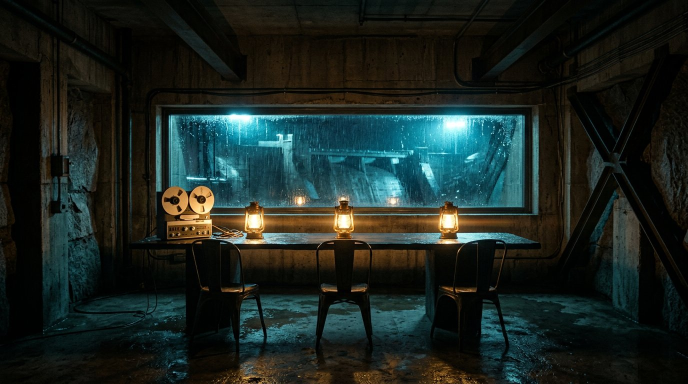
#> input picture research/ab-grade/stills/sources/plate_01_vault_lanterns.jpg, 1376 x 768 px (shown at 1/2 size); its folder holds only this picture in this run
$ python -i house_motion.py   (imports and definitions only)
#> lines starting #> are read from the running program, lines starting #| are printed output that depends on the picture
#> further down, picture is the input picture: shape (768, 1376, 3); mean B, G, R 32.8, 36.8, 26.5
#!/usr/bin/env python3
"""
House Look Optical Motion, 500T Halation Bloom & Parallax Storm Compositor (`look/house_motion.py`).

Memory-lean (< 240 MB RAM) streaming shot renderer for 1920x1080 @ 30 fps CFR:
  - Trilinear 33x33x33 .cube 3D LUT evaluation
  - Photochemical 500T red-amber halation bloom (dual-sigma emulsion back-scatter on bright practicals)
  - Sub-pixel continuous camera moves (BICUBIC Image.Transform.EXTENT -> zero integer-pixel judder, zero freezedetect)
  - Multi-plane parallax rain (far wash + near fast streaks + vertical oculus/window-masked rain) + drifting storm mist
  - Temporal film grain via ffmpeg `noise=alls=4:allf=t+u`
"""

import math
import subprocess
from typing import Callable, Optional
import numpy as np
from PIL import Image, ImageDraw, ImageFilter

W_DEFAULT = 1920
H_DEFAULT = 1080
FPS_DEFAULT = 30


# [39 lines left out: functions load_cube_lut, apply_lut_trilinear, not called in this run]


def apply_halation_bloom(
    img01: np.ndarray,
    threshold: float = 0.72,
    strength: float = 0.22,
    tint_rgb: tuple[float, float, float] = (1.00, 0.38, 0.08),
) -> np.ndarray:
    """
    Simulate 35mm tungsten negative halation (red-orange back-scatter off the film base around bright
    practical lamps and specular highlights). Runs once per plate before per-frame camera motion so RAM
    and CPU stay minimal.
    """
#> called with threshold = 0.72, strength = 0.22, tint_rgb = (1, 0.38, 0.08)
    luma = 0.2126 * img01[:, :, 0] + 0.7152 * img01[:, :, 1] + 0.0722 * img01[:, :, 2]
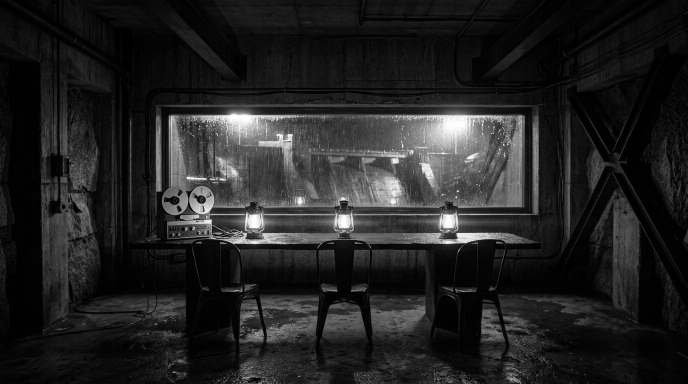
#> luma: shape (768, 1376) float64 (shown at 1/2 size); min 0, max 255, mean 35.2
    hi = np.clip((luma - threshold) / max(1.0 - threshold, 1e-4), 0.0, 1.0) ** 1.35
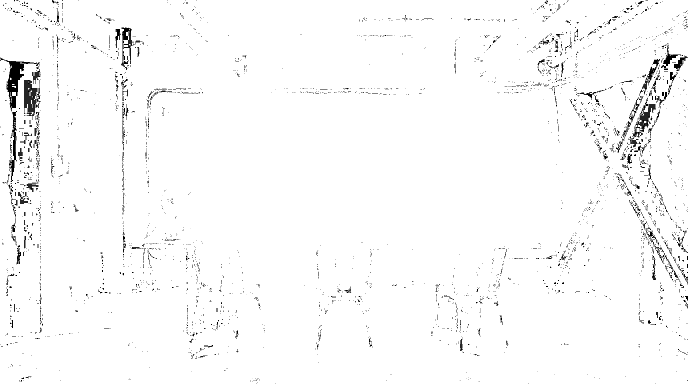
#> hi: shape (768, 1376) float64 (shown at 1/2 size); min 0, max 1, mean 0.977
    hi_u8 = Image.fromarray((hi * 255.0 + 0.5).astype(np.uint8))

    tight = np.array(hi_u8.filter(ImageFilter.GaussianBlur(radius=6.5)), dtype=np.float32) / 255.0
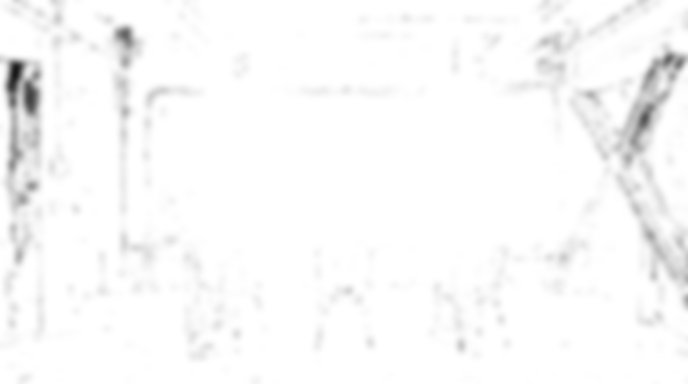
#> tight: shape (768, 1376) float32 (shown at 1/2 size); min 0.0902, max 1, mean 0.977
    wide = np.array(hi_u8.filter(ImageFilter.GaussianBlur(radius=24.0)), dtype=np.float32) / 255.0
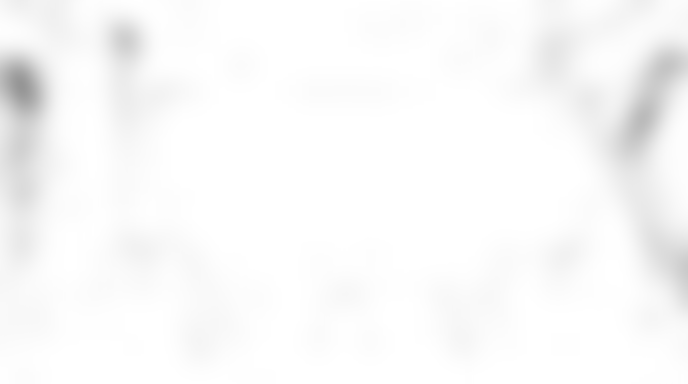
#> wide: shape (768, 1376) float32 (shown at 1/2 size); min 0.584, max 1, mean 0.977
    scatter = (0.62 * tight + 0.38 * wide) * np.float32(strength)

    tint = np.array(tint_rgb, dtype=np.float32)[None, None, :]
    bloom = np.clip(scatter[:, :, None] * tint, 0.0, 0.65)
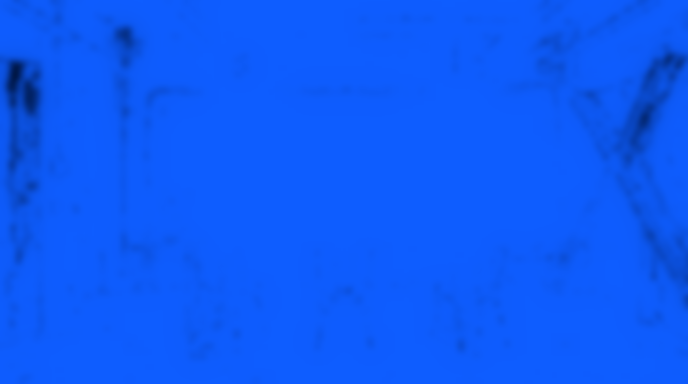
#> bloom: shape (768, 1376, 3) float32 (shown at 1/2 size); mean of channels 0, 1, 2 0.215, 0.0818, 0.0172; drawn with min black and max white
    # Screen blend preserves highlight roll-off without hard clipping
    return np.clip(1.0 - (1.0 - img01) * (1.0 - bloom), 0.0, 1.0).astype(np.float32)
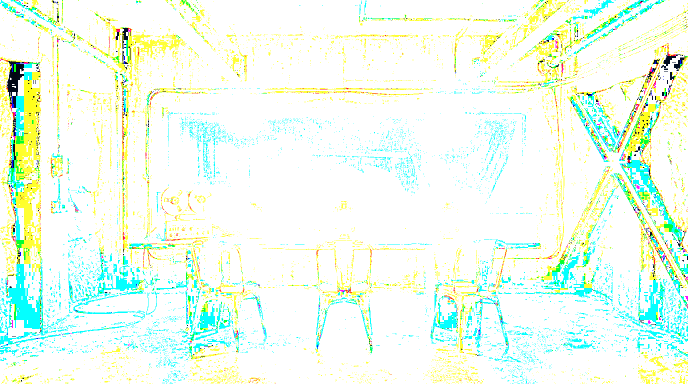
#> returned value: shape (768, 1376, 3) float32 (shown at 1/2 size); mean of channels 0, 1, 2 0.93, 0.989, 0.932; drawn as B, G, R


# [148 lines left out: functions build_rain_tile, build_mist_tile, render_moving_shot_clip, not called in this run]

>>> import cv2
>>> picture = cv2.imread('../research/ab-grade/stills/sources/plate_01_vault_lanterns.jpg')
>>> result = apply_halation_bloom(picture)

$ run again, on research/ab-grade/stills/sources/plate_02_ceiling_horn.jpg
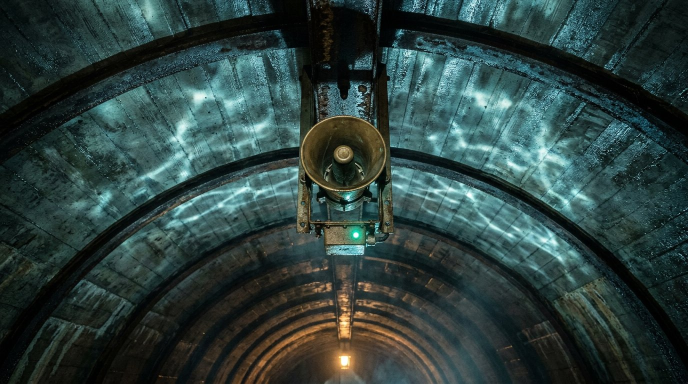
#> input picture research/ab-grade/stills/sources/plate_02_ceiling_horn.jpg, 1376 x 768 px (shown at 1/2 size)
#> picture is the input picture: shape (768, 1376, 3); mean B, G, R 61.9, 64.4, 45
#> in apply_halation_bloom, `bloom = np.clip(scatter[:, :, None] * tint, 0.0, 0.65)`:
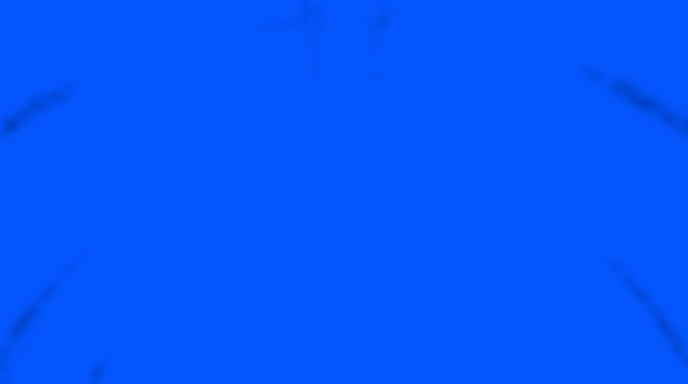
#> bloom: shape (768, 1376, 3) float32 (shown at 1/2 size); mean of channels 0, 1, 2 0.218, 0.0833, 0.0175; drawn with min black and max white
#> in apply_halation_bloom, `return np.clip(1.0 - (1.0 - img01) * (1.0 - bloom), 0.0, 1.0).astype(n..`:
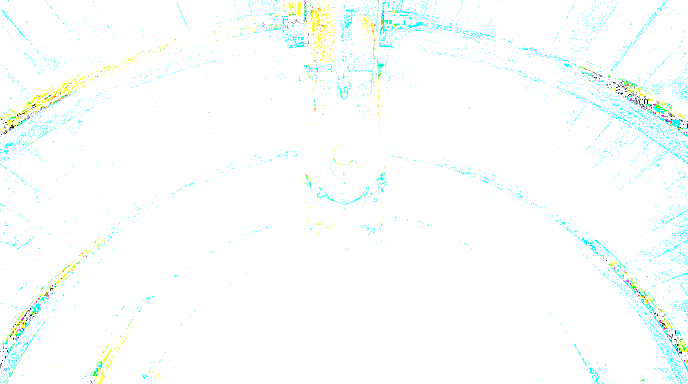
#> returned value: shape (768, 1376, 3) float32 (shown at 1/2 size); mean of channels 0, 1, 2 0.991, 0.998, 0.979; drawn as B, G, R

$ run again, on research/ab-grade/stills/sources/plate_03_cracked_sightglass.jpg
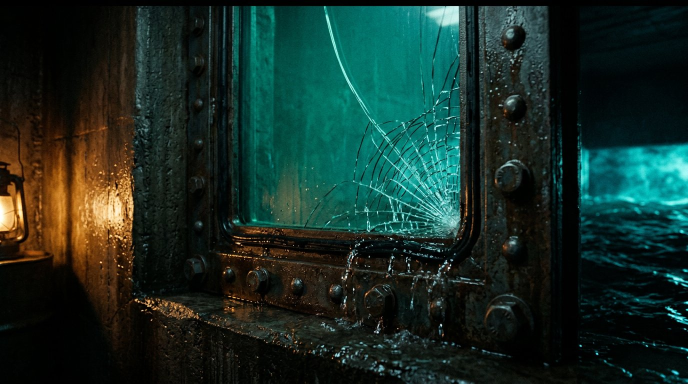
#> input picture research/ab-grade/stills/sources/plate_03_cracked_sightglass.jpg, 1376 x 768 px (shown at 1/2 size)
#> picture is the input picture: shape (768, 1376, 3); mean B, G, R 37.7, 45.2, 23.2
#> in apply_halation_bloom, `bloom = np.clip(scatter[:, :, None] * tint, 0.0, 0.65)`:
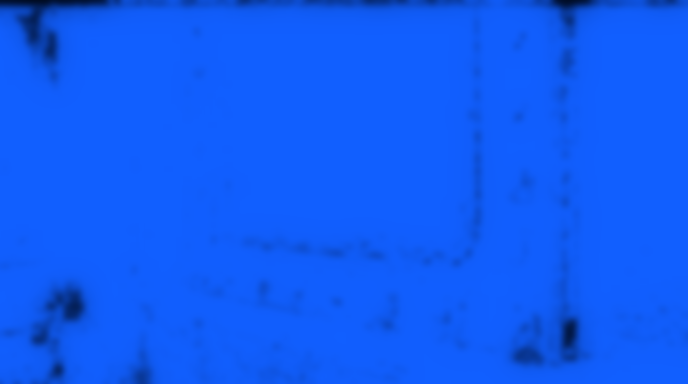
#> bloom: shape (768, 1376, 3) float32 (shown at 1/2 size); mean of channels 0, 1, 2 0.213, 0.081, 0.0171; drawn with min black and max white
#> in apply_halation_bloom, `return np.clip(1.0 - (1.0 - img01) * (1.0 - bloom), 0.0, 1.0).astype(n..`:
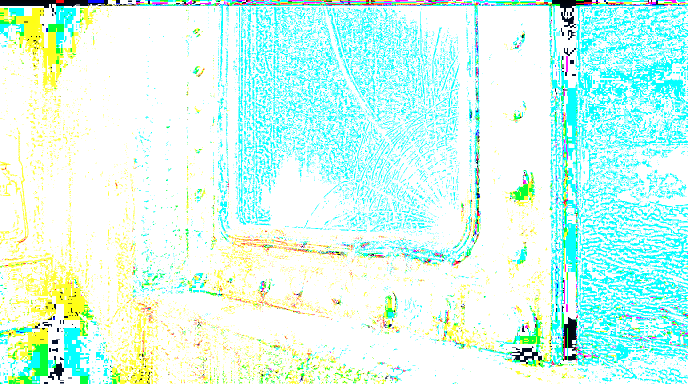
#> returned value: shape (768, 1376, 3) float32 (shown at 1/2 size); mean of channels 0, 1, 2 0.934, 0.983, 0.832; drawn as B, G, R
